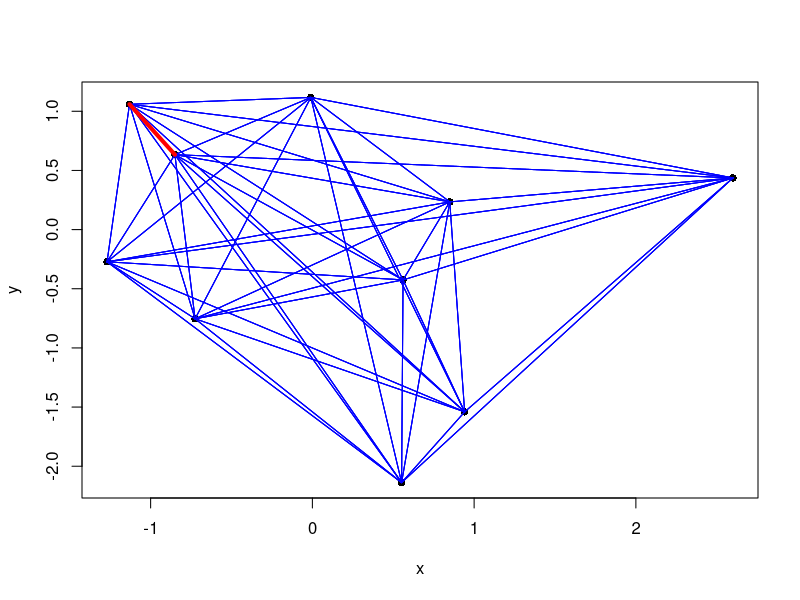

Recreate this plot in R.
# Week 7 - Classical Programming in R

# if statement
x <- rnorm(1)
if (x > 0) {
  y <- sqrt(x)
} else {
  y <- -sqrt(-x)
}

# loops
x <-rnorm(50)
for (i in 1:length(x)) {
  if (x[i] < 0) {
    x[i] <- 0
  }
}
x

# doing the same thing without a loop
x <-rnorm(50)
x[x<0]<-0
x

# break
x <- 1
for (i in 1:10) {
  x.old <- x
  x <- x/2 + 1/x
  if (abs(x - x.old) < 1e-8)
    break
}
x
i

# next 
for(x in 1:10) {
  if (x%%2 == 0)
    next
  print(x)
}

# while loops - obvious


# ifelse function - vectorized version of if
x <- rnorm(50)
x <- ifelse(x<0,0,x)
x


# avoid loops in R!
n <- 1e5
x <- rnorm(n)
y <- rnorm(y)

# fast
system.time(z <- x + y)

# slow!
system.time({
  z <- numeric(n)
  for (i in 1:n)
    z[i] <- x[i] + y[i]
})

# review exercise
n <- 10
coords <- matrix(rnorm(2*n), ncol=2)
plot(coords, pch=16, xlab="x", ylab="y")

coords

# sub-optimal double joins
for(i in 1:n) {
  for (j in 1:n) {
    lines(coords[c(i,j),],col="blue")
  }
}

# more optimal avoids double joins
for(i in 1:(n-1)) {
  for (j in (i+1):n) {
    lines(coords[c(i,j),],col="blue")
  }
}

# plot closest pair of points
closest.pair <- c(NA,NA)
closest.distance <- Inf

for (i in 1:(n-1)) {
  for (j in (i+1):n) { 
    dist <- sum((coords[i,]-coords[j,])^2) # sum of squares
    if (dist < closest.distance) {
      closest.pair <- c(i,j)
      closest.distance <- dist
    }           
  }
}
closest.pair
closest.distance
lines(coords[closest.pair,], col="red", lwd=4)
